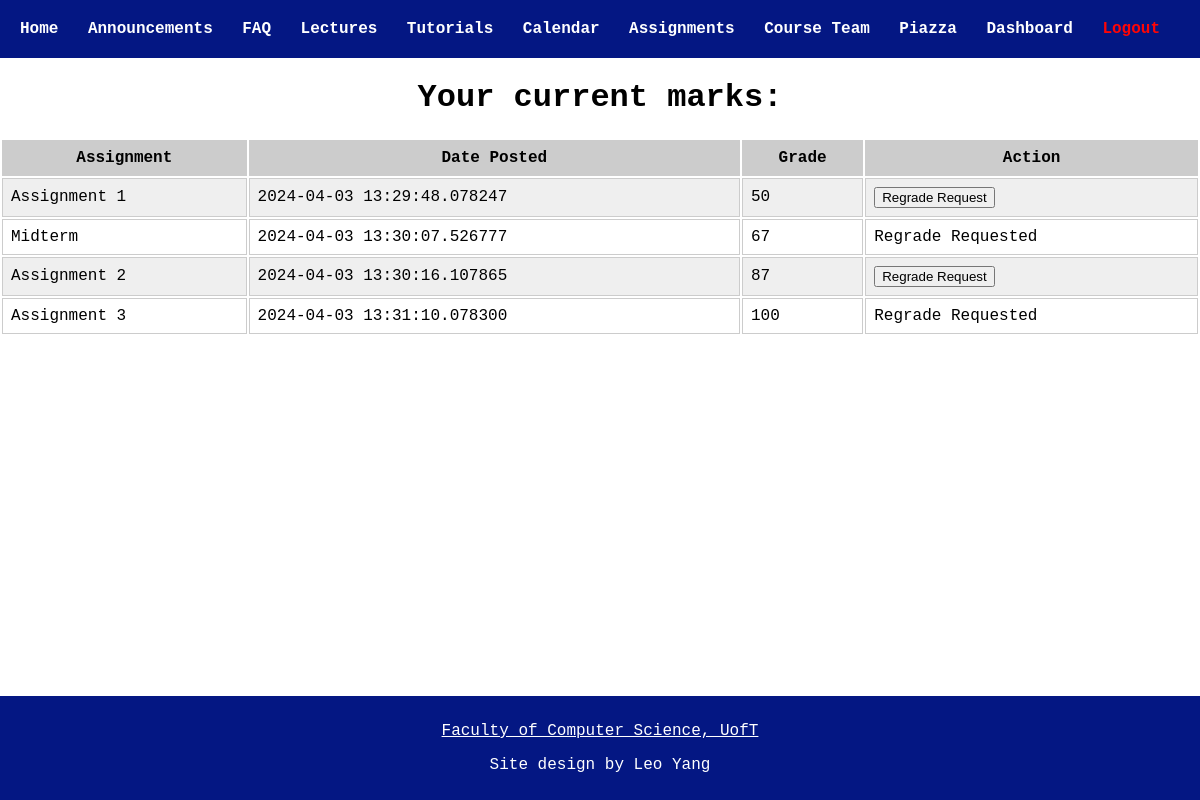
Page /marks (signed in) on the committed database.
### app.py (models this page shows)
class Mark(db.Model):
    __tablename__='Mark'
    mark_id = db.Column(db.Integer, primary_key=True, autoincrement=True)
    student_username=db.Column(db.String(20), db.ForeignKey(Person.username))
    assignment=db.Column(db.String(20), nullable=False)
    grade=db.Column(db.Integer, nullable=False)
    date_posted=db.Column(db.DateTime, nullable=False, default=datetime.now)
    regrade_requested=db.Column(db.Boolean, default=False)
    regrade_reason = db.Column(db.String(200))

### app.py (the view, shortened to what this page needs)
@app.route('/marks', methods = ['GET', 'POST'])
@login_required(position='student')
def marks():
    if request.method == 'GET':
        marks_query_results = query_marks(student=session['name'])
        pagename = 'Marks'
        return render_template('marks.html', pagename=pagename, marks_query_results=marks_query_results)

### app.py (called while the page is built)
def login_required(position=None):
    def decorator(f):
        @wraps(f)
        def decorated_function(*args, **kwargs):
            if 'name' not in session:
                return redirect(url_for('login'))
            if position and session.get('position') != position:
                return redirect(url_for('home'))
            return f(*args, **kwargs)
        return decorated_function
    return decorator

def query_marks(student=None):
    if student is not None:
        marks = Mark.query.filter_by(student_username=student).all()
        return marks
    else:
        marks = Mark.query.all()
        return marks

### templates/marks.html (shortened to what this page needs)
{% extends "template.html" %}
{% block content %}
<h1>Your current marks:</h1>
<table class="my_table">
    <tr>
        <th>Assignment</th>
        <th>Date Posted</th>
        <th>Grade</th>
        <th>Action</th>
    </tr>
    {% for mark in marks_query_results %}
    <tr>
        <td>{{ mark.assignment }}</td>
        <td>{{ mark.date_posted }}</td>
        <td>{{ mark.grade }}</td>
        <td>
            {% if not mark.regrade_requested %}
            <div id="action-container-{{ mark.mark_id }}" style="display: incline-block;">
                <button onclick="showForm('{{ mark.mark_id }}')">Regrade Request</button>
            </div>
            {% else %}
            Regrade Requested
            {% endif %}
        </td>
    </tr>
    {% endfor %}
</table>
{% endblock content %}

### templates/template.html (shortened to what this page needs)
<!DOCTYPE html>
<html lang="en">
<head>
    <link rel="stylesheet" href="{{ url_for('static', filename='style.css') }}">
</head>
<body>
    <header>
        <nav>
            <ul>
                <li><a href="{{ url_for('home') }}">Home</a></li>
                <li><a href="{{ url_for('announcements') }}">Announcements</a></li>
                <li><a href="{{ url_for('faq') }}">FAQ</a></li>
                <li><a href="{{ url_for('lectures') }}">Lectures</a></li>
                <li><a href="{{ url_for('tutorials') }}">Tutorials</a></li>
                <li><a href="{{ url_for('calendar') }}">Calendar</a></li>
                <li><a href="{{ url_for('assignments') }}">Assignments</a></li>
                <li><a href="{{ url_for('courseteam') }}">Course Team</a></li>
                <li><a href="https://piazza.com/utoronto.ca/winter2024/cscb20h3s" target="_blank">Piazza</a></li>
                <li><a href="{% if session.position == 'student' %}{{ url_for('student_dashboard') }}{% else %}{{ url_for('instructor_dashboard') }}{% endif %}">Dashboard</a></li>
                <li><a id="logout" href="{{ url_for('logout') }}">Logout</a></li>
            </ul>
        </nav>
    </header>
    <div class="container">
        {% block content %}
        {% endblock %}
    </div>
    <footer>
        <p><a href="https://www.cs.toronto.edu/" target="_blank">Faculty of Computer Science, UofT</a></p>
        <p>Site design by Leo Yang</p>
    </footer>
</body>
</html>

### static/style.css (style rules this page uses)
body { font-family: "Courier New", Courier, monospace; min-height: 100vh; display: flex; flex-direction: column; margin: 0; padding: 0; box-sizing: border-box; }
h1 { text-align: center; }
header { background-color: rgb(4, 23, 131); color: #fff; padding: 20px; position: sticky; top: 0; z-index: 100; }
nav ul { list-style-type: none; margin: 0; padding: 0; display: flex; justify-content: space-between; }
nav li { display: inline; margin-right: 20px; }
nav a { text-decoration: none; color: #fff; font-weight: bold; }
#logout { color: rgb(255, 5, 5); }
footer { background-color: rgb(4, 23, 131); color: #fff; padding: 10px; bottom: 0; text-align: center; margin-top: auto; }
footer a { color: #fff; }
table { width: 100%; border: 1; }
th { background: #ccc; }
th, td { border: 1px solid #ccc; padding: 8px; }
tr:nth-child(even) { background: #efefef; }

### rows in the picture
Mark: assignment "Assignment 1", date_posted "2024-04-03 13:29:48.078247", grade "50"
Mark: assignment "Midterm", date_posted "2024-04-03 13:30:07.526777", grade "67", regrade_requested "Regrade Requested"
Mark: assignment "Assignment 2", date_posted "2024-04-03 13:30:16.107865", grade "87"
Mark: assignment "Assignment 3", date_posted "2024-04-03 13:31:10.078300", grade "100", regrade_requested "Regrade Requested"
